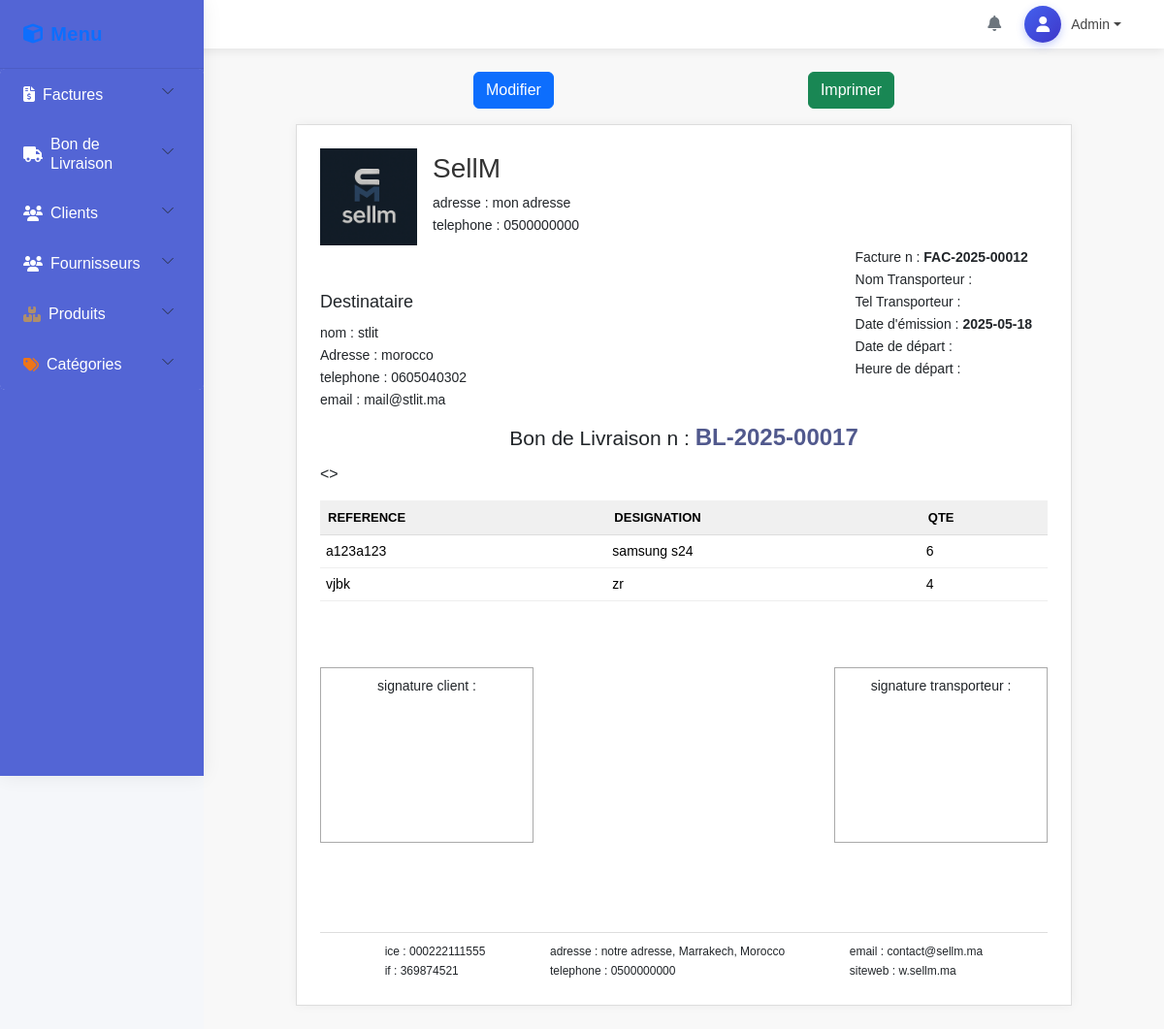
Page /bonsLivraison/show?id=17 on the committed database.
### tables this page shows
CREATE TABLE `bonslivraison` (
  `id` int(11) NOT NULL,
  `num_bonl` varchar(20) DEFAULT NULL,
  `date_emission` date NOT NULL DEFAULT curdate(),
  `client_id` int(11) NOT NULL,
  `facture_id` int(11) NOT NULL,
  `nom_transport` varchar(255) DEFAULT NULL,
  `telephone_transport` varchar(15) DEFAULT NULL,
  `created_at` timestamp NOT NULL DEFAULT current_timestamp(),
  `updated_at` timestamp NOT NULL DEFAULT current_timestamp() ON UPDATE current_timestamp()
);

CREATE TABLE `clients` (
  `id` int(11) NOT NULL,
  `nom_ste` varchar(255) NOT NULL,
  `ice` int(11) NOT NULL,
  `idf` int(11) DEFAULT NULL,
  `adresse` varchar(255) DEFAULT NULL,
  `email` varchar(255) DEFAULT NULL,
  `telephone` varchar(15) NOT NULL
);

CREATE TABLE `lignes_bl` (
  `id` int(11) NOT NULL,
  `bl_id` int(11) NOT NULL,
  `produit_id` int(11) NOT NULL,
  `qte` int(11) NOT NULL
);

CREATE TABLE `produits` (
  `id` int(11) NOT NULL,
  `libelle` varchar(255) NOT NULL,
  `reference` varchar(100) DEFAULT NULL,
  `description_p` text DEFAULT NULL,
  `prix_u` decimal(10,2) NOT NULL,
  `ttva` decimal(10,2) NOT NULL,
  `categorie_id` int(11) DEFAULT NULL,
  `fournisseur_id` int(11) DEFAULT NULL
);

### app/controllers/BonLivraisonController.php (called while the page is built, shortened)
<?php
require_once MODEL_PATH . '/BonLivraisonModel.php';
class BonLivraisonController
{
    private $bonLivraisonModel;
    public function __construct($db)
    {
        $this->bonLivraisonModel = new BonLivraisonModel($db);
    }
    public function show()
    {
        $bonl = $this->bonLivraisonModel->getBonLById($_GET['id']);
        include VIEW_PATH . '/layouts/main.php';
    }
}

### app/models/BonLivraisonModel.php (called while the page is built, shortened)
<?php
class BonLivraisonModel
{
    public $db;
    public function __construct($dbConnection)
    {
        $this->db = $dbConnection;
    }
    public function getBonLById($id)
    {
        try {
            $query = "SELECT bl.*, c.id as client_id, c.nom_ste, c.adresse, c.email, c.telephone FROM bonslivraison bl INNER JOIN clients c
            ON bl.client_id = c.id WHERE bl.id = :id";
            $stmt = $this->db->prepare($query);
            $stmt->execute(['id' => $id]);
            $bonl = $stmt->fetch(PDO::FETCH_ASSOC);
            $f = "SELECT f.num_facture FROM factures f INNER JOIN bonslivraison bl ON f.id = bl.facture_id WHERE bl.id = :id";
            $res = $this->db->prepare($f);
            $res->execute(["id"=> $id]);
            $num_factureArray = $res->fetch(PDO::FETCH_ASSOC);
            $bonl['num_facture'] = $num_factureArray ? $num_factureArray['num_facture'] : null;
            $linesQuery = "SELECT lbl.qte, p.id as produit_id, p.libelle, p.reference FROM lignes_bl lbl
            INNER JOIN produits p ON lbl.produit_id = p.id WHERE lbl.bl_id = :id";
            $stmt = $this->db->prepare($linesQuery);
            $stmt->execute(['id' => $id]);
            $bonl['lignes'] = $stmt->fetchAll(PDO::FETCH_ASSOC);
            return $bonl;
        } catch (PDOException $e) {
            error_log("Database error: " . $e->getMessage());
            return false;
        }
    }
}

### app/views/pages/bonsLivraison/show.php (the view, shortened to what this page needs)
<div class="d-flex justify-content-evenly mb-3 gap-2 no-print">
    <a href="/stage/bonsLivraison/edit?id=<?= $bonl['id']; ?>" class="btn btn-primary">Modifier</a>
    <button onclick="printInvoice()" class="btn btn-success">Imprimer</button>
</div>
<div class="bonl container bg-white p-4 d-block align-content-between" id="printable-bonl">
    <div class="">
        <div class='d-flex'>
            <img src='/stage/public/assets/img/sellm.png' alt='logo sellm' class="logo me-3"
                style="width: 100px; height: 100px; object-fit: contain;" />
            <div class='mt-1'>
                <h2>SellM</h2>
                <p>adresse : mon adresse</p>
                <p>telephone : 0500000000</p>
            </div>
        </div>
        <div class="d-flex justify-content-between pe-3">
            <div class="mt-5" style="">
                <h3>Destinataire</h3>
                <p>nom : <?= $bonl['nom_ste'] ?></p>
                <p style="max-width: 250px">Adresse : <?= $bonl['adresse'] ?></p>
                <p>telephone : <?= $bonl['telephone'] ?></p>
                <p>email : <?= $bonl['email'] ?></p>
            </div>
            <div class="">
                <p>Facture n : <span class="fw-bold"><?= $bonl['num_facture'] ?></span></p>
                <p>Nom Transporteur : <span class="fw-bold"><?= $bonl['nom_transport'] ?></span></p>
                <p>Tel Transporteur : <span class="fw-bold"><?= $bonl['telephone_transport'] ?></span></p>
                <p>Date d'émission : <span class="fw-bold"><?= $bonl['date_emission'] ?></span></p>
                <p>Date de départ :</p>
                <p>Heure de départ :</p>
            </div>
        </div>
    </div>
    <div class="mt-2 bonl-content">
        <p class="text-center mb-2" style="font-size: 21px;">Bon de Livraison n :
            <span style="font-size: 24px; font-weight: bold; color:rgb(81, 89, 141);"><?= $bonl['num_bonl'] ?></span>
        </p>
        <table class='table table-borderless'>
            <thead>
                <tr>
                    <th>Reference</th>
                    <th>Designation</th>
                    <th>Qte</th>
                </tr>
            </thead>
                <?php foreach ($bonl['lignes'] as $ligne): ?>
                    <tr>
                        <td><?= $ligne['reference'] ?></td>
                        <td><?= $ligne['libelle'] ?></td>
                        <td><?= $ligne['qte'] ?></td>
                    </tr>
                <?php endforeach; ?>
        </table>
        <div class="signature d-flex justify-content-between">
            <p class="text-center pt-2" style="">signature client :</p>
            <p class="text-center pt-2" style="">signature transporteur :</p>
        </div>
    </div>
    <div class="footer d-flex justify-content-evenly pt-2" id="print-footer">
        <div class="">
            <p>ice : 000222111555</p>
            <p>if : 369874521</p>
        </div>
        <div>
            <p>adresse : notre adresse, Marrakech, Morocco</p>
            <p>telephone : 0500000000</p>
        </div>
        <div>
            <p>email : contact@sellm.ma</p>
            <p>siteweb : w.sellm.ma</p>
        </div>
    </div>
</div>

### public/assets/css/app.css (style rules this page uses)
:root { --primary-color: #4361ee; --secondary-color: #3f37c9; --light-color: #f8f9fa; --dark-color: #212529; --sidebar-width: 210px; --sidebar-bg: #5365d5; --sidebar-hover: #f3f5ff; --border-radius: 8px; --transition-speed: 0.3s; }
body { font-family: 'Poppins', Arial, sans-serif; background-color: #f5f7fa; overflow-x: hidden; }

### app/views/pages/bonsLivraison/show.php (style rules this page uses)
.bonl { width: 800px; margin: auto; border: 1px solid #ddd; box-shadow: 0 0 10px rgba(0, 0, 0, 0.05); font-family: Arial, sans-serif; background-color: #f8f9fa; padding: 30px; }
.bonl h2 { font-size: 28px; color: #333; }
.bonl h3 { font-size: 18px; margin-bottom: 10px; }
.bonl p { margin: 2px 0; font-size: 14px; }
.bonl table { width: 100%; margin-top: 15px; font-size: 14px; }
.bonl th { background-color: #f0f0f0; text-transform: uppercase; font-size: 13px; padding: 8px; border-bottom: 1px solid #ddd; }
.bonl td { padding: 6px; border-bottom: 1px solid #eee; }
.bonl .signature { padding: 50px 0 80px 0; display: flex; justify-content: space-between; align-items: center; }
.bonl .signature p { border: 1px solid #aaa; width: 220px; padding-bottom: 150px; }
.bonl .footer { border-top: 1px solid #ddd; margin-top: 10px; }
.bonl .footer p { font-size: 12px; margin: 2px 0; }

### rows in the picture
bonslivraison: client.nom_ste "stlit", client.adresse "morocco", client.telephone "0605040302", client.email "mail@stlit.ma", date_emission "2025-05-18", num_bonl "BL-2025-00017"
lignes_bl: produit.reference "a123a123", produit.libelle "samsung s24", qte "6"
lignes_bl: produit.reference "vjbk", produit.libelle "zr", qte "4"

### other values in the picture
$bonl['num_facture'] "FAC-2025-00012"
